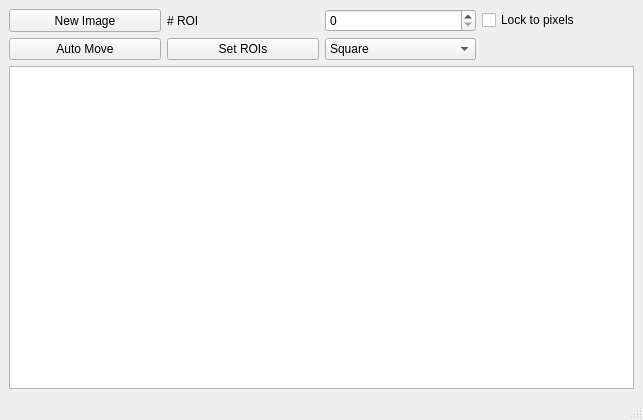
<?xml version="1.0" encoding="UTF-8"?>
<ui version="4.0">
 <class>MainWindow</class>
 <widget class="QMainWindow" name="MainWindow">
  <property name="geometry">
   <rect>
    <x>0</x>
    <y>0</y>
    <width>643</width>
    <height>420</height>
   </rect>
  </property>
  <property name="windowTitle">
   <string>MainWindow</string>
  </property>
  <widget class="QWidget" name="centralwidget">
   <layout class="QGridLayout" name="gridLayout">
    <item row="0" column="0">
     <widget class="QPushButton" name="pushButtonNewImage">
      <property name="maximumSize">
       <size>
        <width>1000</width>
        <height>1000</height>
       </size>
      </property>
      <property name="text">
       <string>New Image</string>
      </property>
     </widget>
    </item>
    <item row="0" column="1">
     <widget class="QLabel" name="labelNoROI">
      <property name="text">
       <string># ROI</string>
      </property>
     </widget>
    </item>
    <item row="1" column="1">
     <widget class="QPushButton" name="pushButtonSetROI">
      <property name="text">
       <string>Set ROIs</string>
      </property>
     </widget>
    </item>
    <item row="1" column="0">
     <widget class="QPushButton" name="pushButtonAutoMove">
      <property name="text">
       <string>Auto Move</string>
      </property>
     </widget>
    </item>
    <item row="0" column="2">
     <widget class="QSpinBox" name="spinBoxNoROI">
      <property name="minimum">
       <number>0</number>
      </property>
      <property name="value">
       <number>0</number>
      </property>
     </widget>
    </item>
    <item row="1" column="2">
     <widget class="QComboBox" name="comboBox_roitype">
      <item>
       <property name="text">
        <string>Square</string>
       </property>
      </item>
      <item>
       <property name="text">
        <string>Round</string>
       </property>
      </item>
     </widget>
    </item>
    <item row="0" column="3">
     <widget class="QCheckBox" name="checkBox">
      <property name="text">
       <string>Lock to pixels</string>
      </property>
     </widget>
    </item>
    <item row="3" column="0" colspan="4">
     <layout class="QHBoxLayout" name="horizontalLayout">
      <item>
       <widget class="ImageView" name="graphicsView"/>
      </item>
      <item>
       <layout class="QVBoxLayout" name="verticalLayoutSubPlots"/>
      </item>
     </layout>
    </item>
   </layout>
  </widget>
  <widget class="QMenuBar" name="menubar">
   <property name="geometry">
    <rect>
     <x>0</x>
     <y>0</y>
     <width>643</width>
     <height>21</height>
    </rect>
   </property>
  </widget>
  <widget class="QStatusBar" name="statusbar"/>
 </widget>
 <customwidgets>
  <customwidget>
   <class>ImageView</class>
   <extends>QGraphicsView</extends>
   <header location="global">pyqtgraph</header>
  </customwidget>
 </customwidgets>
 <resources/>
 <connections/>
</ui>
